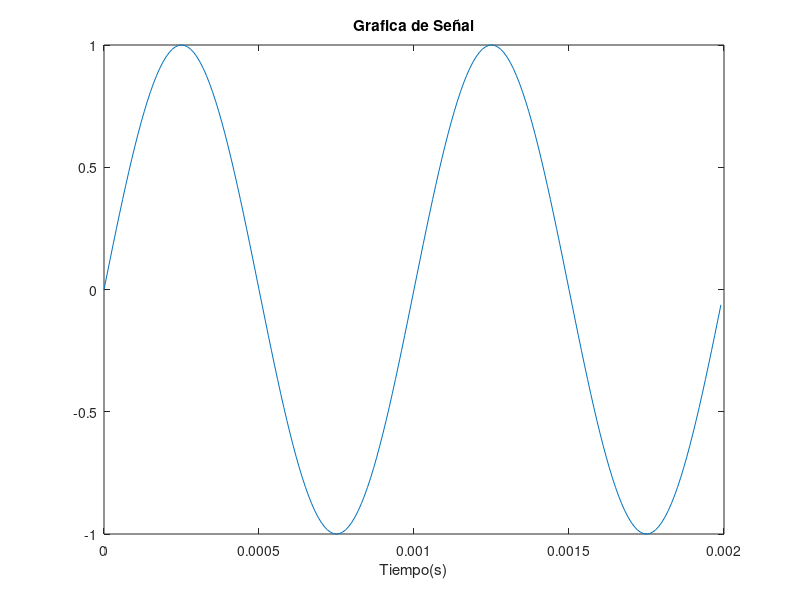

MATLAB code to generate this figure: (Note: this script raises an error after producing the figure.)
clc;
close all;
% parámetros de configuración
fm = 100000; % Hz
tm = 1/fm; % segundos
ls = 200; % largo de la señal
f_c = 1000; % Hz
f_s = 5000; % Hz
t_s = 1/f_s; % segundos
tau = 0.5*t_s; % segundos
d = tau/t_s; % ciclo de trabajo
% vectores
t = (0:ls-1)*tm;
m_t = sin(2*pi*f_c*t);
% auxiliaries
r = floor(t_s/tm);
s = floor(tau/tm);
disp(r)
% muestreo natural
s_nat = zeros(1,length(t));
for i=1:length(m_t)
if mod(i,r)==0
s_nat(i:i+s) = 1;
end
end
s_nat = s_nat(1:length(t));
m_t_nat = m_t.*s_nat;
% muestreo instantaneo
m_t_inst = zeros(1,length(t));
for i=1:length(m_t)
if mod(i,r)==0
m_t_inst(i:i+s) = m_t(i);
end
end
m_t_inst = m_t_inst(1:length(t));
plot(t,m_t);
hold on;
title('Grafica de Señal');
xlabel('Tiempo(s)');
ylabel
%plot(t,r)
%plot(t,m_t_nat,'-r');
%plot(t,m_t_inst);
plot(t,m_t_inst)
grid on;